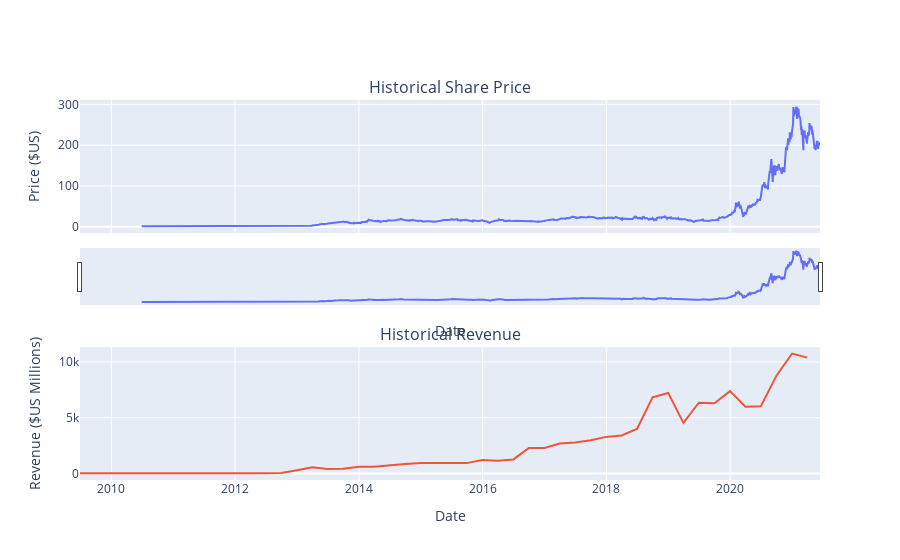

Notebook cell for this chart:
### Markdown cell above
Use the `make_graph` function to graph the Tesla Stock Data, also provide a title for the graph. The structure to call the `make_graph` function is `make_graph(tesla_data, tesla_revenue, 'Tesla')`. Note the graph will only show data upto June 2021.

### Code cell
make_graph(tesla_data, tesla_revenue, 'Tesla')

### Figure 1 — Plotly figure (JSON) as saved in the notebook; plotly's stock layout.template omitted (floating-point values rounded to 4 significant figures; data arrays with more than 128 entries replaced by an {"elided": "..."} marker saying what was removed)
{"data": [{"name": "Share Price", "type": "scatter", "x": {"elided": "2759 str values"}, "xaxis": "x", "y": {"elided": "2759 float values"}, "yaxis": "y"}, {"name": "Revenue", "type": "scatter", "x": ["2021-03-31T00:00:00", "2020-12-31T00:00:00", "2020-09-30T00:00:00", "2020-06-30T00:00:00", "2020-03-31T00:00:00", "2019-12-31T00:00:00", "2019-09-30T00:00:00", "2019-06-30T00:00:00", "2019-03-31T00:00:00", "2018-12-31T00:00:00", "2018-09-30T00:00:00", "2018-06-30T00:00:00", "2018-03-31T00:00:00", "2017-12-31T00:00:00", "2017-09-30T00:00:00", "2017-06-30T00:00:00", "2017-03-31T00:00:00", "2016-12-31T00:00:00", "2016-09-30T00:00:00", "2016-06-30T00:00:00", "2016-03-31T00:00:00", "2015-12-31T00:00:00", "2015-09-30T00:00:00", "2015-06-30T00:00:00", "2015-03-31T00:00:00", "2014-12-31T00:00:00", "2014-09-30T00:00:00", "2014-06-30T00:00:00", "2014-03-31T00:00:00", "2013-12-31T00:00:00", "2013-09-30T00:00:00", "2013-06-30T00:00:00", "2013-03-31T00:00:00", "2012-12-31T00:00:00", "2012-09-30T00:00:00", "2012-06-30T00:00:00", "2012-03-31T00:00:00", "2011-12-31T00:00:00", "2011-09-30T00:00:00", "2011-06-30T00:00:00", "2011-03-31T00:00:00", "2010-12-31T00:00:00", "2010-09-30T00:00:00", "2010-06-30T00:00:00", "2010-03-31T00:00:00", "2009-09-30T00:00:00", "2009-06-30T00:00:00"], "xaxis": "x2", "y": [10389, 10744, 8771, 6036, 5985, 7384, 6303, 6350, 4541, 7226, 6824, 4002, 3409, 3288, 2985, 2790, 2696, 2285, 2298, 1270, 1147, 1214, 937, 955, 940, 957, 852, 769, 621, 615, 431, 405, 562, 306, 50, 27, 30, 39, 58, 58, 49, 36, 31, 28, 21, 46, 27], "yaxis": "y2"}], "layout": {"annotations": [{"font": {"size": 16}, "showarrow": false, "text": "Historical Share Price", "x": 0.5, "xanchor": "center", "xref": "paper", "y": 1.0, "yanchor": "bottom", "yref": "paper"}, {"font": {"size": 16}, "showarrow": false, "text": "Historical Revenue", "x": 0.5, "xanchor": "center", "xref": "paper", "y": 0.35, "yanchor": "bottom", "yref": "paper"}], "autosize": true, "showlegend": false, "xaxis": {"anchor": "y", "autorange": true, "domain": [0, 1], "matches": "x2", "range": ["2009-06-30", "2021-06-14"], "rangeslider": {"autorange": true, "range": ["2009-06-30", "2021-06-14"], "visible": true, "yaxis": {"_template": null, "rangemode": "match"}}, "showticklabels": false, "title": {"text": "Date"}, "type": "date"}, "xaxis2": {"anchor": "y2", "autorange": true, "domain": [0, 1], "range": ["2009-06-30", "2021-06-14"], "title": {"text": "Date"}, "type": "date"}, "yaxis": {"anchor": "x", "autorange": true, "domain": [0.65, 1.0], "range": [-15.24, 310.7], "title": {"text": "Price ($US)"}, "type": "linear"}, "yaxis2": {"anchor": "x2", "autorange": true, "domain": [0, 0.35], "range": [-574.7, 11340.0], "title": {"text": "Revenue ($US Millions)"}, "type": "linear"}}}
